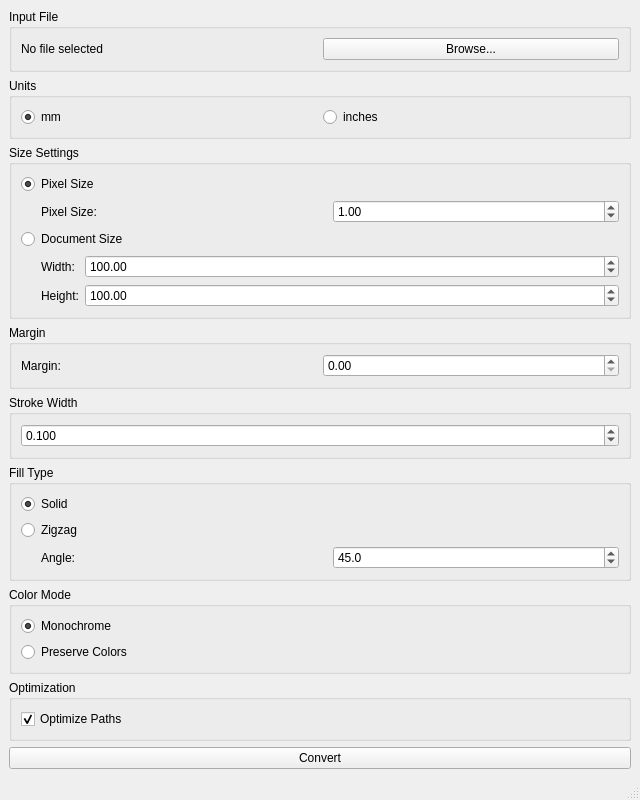
<?xml version="1.0" encoding="UTF-8"?>
<ui version="4.0">
 <class>MainWindow</class>
 <widget class="QMainWindow" name="MainWindow">
  <property name="geometry">
   <rect>
    <x>0</x>
    <y>0</y>
    <width>640</width>
    <height>480</height>
   </rect>
  </property>
  <property name="windowTitle">
   <string>Bitmap Converter</string>
  </property>
  <widget class="QWidget" name="centralwidget">
   <layout class="QVBoxLayout" name="verticalLayout">
    <item>
     <widget class="QGroupBox" name="fileGroupBox">
      <property name="title">
       <string>Input File</string>
      </property>
      <layout class="QHBoxLayout" name="horizontalLayout">
       <item>
        <widget class="QLabel" name="filePathLabel">
         <property name="text">
          <string>No file selected</string>
         </property>
        </widget>
       </item>
       <item>
        <widget class="QPushButton" name="browseButton">
         <property name="text">
          <string>Browse...</string>
         </property>
        </widget>
       </item>
      </layout>
     </widget>
    </item>
    <item>
     <widget class="QGroupBox" name="unitsGroupBox">
      <property name="title">
       <string>Units</string>
      </property>
      <layout class="QHBoxLayout" name="horizontalLayout_2">
       <item>
        <widget class="QRadioButton" name="mmRadio">
         <property name="text">
          <string>mm</string>
         </property>
         <property name="checked">
          <bool>true</bool>
         </property>
        </widget>
       </item>
       <item>
        <widget class="QRadioButton" name="inchesRadio">
         <property name="text">
          <string>inches</string>
         </property>
        </widget>
       </item>
      </layout>
     </widget>
    </item>
    <item>
     <widget class="QGroupBox" name="sizeTypeGroupBox">
      <property name="title">
       <string>Size Settings</string>
      </property>
      <layout class="QVBoxLayout" name="verticalLayout_2">
       <item>
        <widget class="QRadioButton" name="pixelSizeRadio">
         <property name="text">
          <string>Pixel Size</string>
         </property>
         <property name="checked">
          <bool>true</bool>
         </property>
        </widget>
       </item>
       <item>
        <widget class="QWidget" name="pixelSizeWidget" native="true">
         <layout class="QHBoxLayout" name="horizontalLayout_3">
          <property name="leftMargin">
           <number>20</number>
          </property>
          <property name="topMargin">
           <number>0</number>
          </property>
          <property name="rightMargin">
           <number>0</number>
          </property>
          <property name="bottomMargin">
           <number>0</number>
          </property>
          <item>
           <widget class="QLabel" name="pixelSizeLabel">
            <property name="text">
             <string>Pixel Size:</string>
            </property>
           </widget>
          </item>
          <item>
           <widget class="QDoubleSpinBox" name="pixelSizeInput">
            <property name="decimals">
             <number>2</number>
            </property>
            <property name="minimum">
             <double>0.010000000000000</double>
            </property>
            <property name="maximum">
             <double>999.990000000000009</double>
            </property>
            <property name="value">
             <double>1.000000000000000</double>
            </property>
           </widget>
          </item>
         </layout>
        </widget>
       </item>
       <item>
        <widget class="QRadioButton" name="docSizeRadio">
         <property name="text">
          <string>Document Size</string>
         </property>
        </widget>
       </item>
       <item>
        <widget class="QWidget" name="documentSizeWidget" native="true">
         <layout class="QFormLayout" name="formLayout">
          <property name="leftMargin">
           <number>20</number>
          </property>
          <property name="topMargin">
           <number>0</number>
          </property>
          <property name="rightMargin">
           <number>0</number>
          </property>
          <property name="bottomMargin">
           <number>0</number>
          </property>
          <item row="0" column="0">
           <widget class="QLabel" name="docWidthLabel">
            <property name="text">
             <string>Width:</string>
            </property>
           </widget>
          </item>
          <item row="0" column="1">
           <widget class="QDoubleSpinBox" name="docWidthInput">
            <property name="decimals">
             <number>2</number>
            </property>
            <property name="minimum">
             <double>1.000000000000000</double>
            </property>
            <property name="maximum">
             <double>9999.990000000000009</double>
            </property>
            <property name="value">
             <double>100.000000000000000</double>
            </property>
           </widget>
          </item>
          <item row="1" column="0">
           <widget class="QLabel" name="docHeightLabel">
            <property name="text">
             <string>Height:</string>
            </property>
           </widget>
          </item>
          <item row="1" column="1">
           <widget class="QDoubleSpinBox" name="docHeightInput">
            <property name="decimals">
             <number>2</number>
            </property>
            <property name="minimum">
             <double>1.000000000000000</double>
            </property>
            <property name="maximum">
             <double>9999.990000000000009</double>
            </property>
            <property name="value">
             <double>100.000000000000000</double>
            </property>
           </widget>
          </item>
         </layout>
        </widget>
       </item>
      </layout>
     </widget>
    </item>
    <!-- New Margin Group Box -->
    <item>
     <widget class="QGroupBox" name="marginGroupBox">
      <property name="title">
       <string>Margin</string>
      </property>
      <layout class="QHBoxLayout" name="horizontalLayout_6">
       <item>
        <widget class="QLabel" name="marginLabel">
         <property name="text">
          <string>Margin:</string>
         </property>
        </widget>
       </item>
       <item>
        <widget class="QDoubleSpinBox" name="marginInput">
         <property name="decimals">
          <number>2</number>
         </property>
         <property name="minimum">
          <double>0.000000000000000</double>
         </property>
         <property name="maximum">
          <double>100.000000000000000</double>
         </property>
         <property name="singleStep">
          <double>0.250000000000000</double>
         </property>
         <property name="value">
          <double>0.000000000000000</double>
         </property>
        </widget>
       </item>
      </layout>
     </widget>
    </item>
    <!-- End of New Margin Group Box -->
    <item>
     <widget class="QGroupBox" name="strokeWidthGroupBox">
      <property name="title">
       <string>Stroke Width</string>
      </property>
      <layout class="QHBoxLayout" name="horizontalLayout_4">
       <item>
        <widget class="QDoubleSpinBox" name="strokeWidthInput">
         <property name="decimals">
          <number>3</number>
         </property>
         <property name="minimum">
          <double>0.001000000000000</double>
         </property>
         <property name="maximum">
          <double>10.000000000000000</double>
         </property>
         <property name="singleStep">
          <double>0.050000000000000</double>
         </property>
         <property name="value">
          <double>0.100000000000000</double>
         </property>
        </widget>
       </item>
      </layout>
     </widget>
    </item>
    <item>
     <widget class="QGroupBox" name="fillTypeGroupBox">
      <property name="title">
       <string>Fill Type</string>
      </property>
      <layout class="QVBoxLayout" name="verticalLayout_3">
       <item>
        <widget class="QRadioButton" name="solidRadio">
         <property name="text">
          <string>Solid</string>
         </property>
         <property name="checked">
          <bool>true</bool>
         </property>
        </widget>
       </item>
       <item>
        <widget class="QRadioButton" name="zigzagRadio">
         <property name="text">
          <string>Zigzag</string>
         </property>
        </widget>
       </item>
       <item>
        <widget class="QWidget" name="angleWidget" native="true">
         <layout class="QHBoxLayout" name="horizontalLayout_5">
          <property name="leftMargin">
           <number>20</number>
          </property>
          <property name="topMargin">
           <number>0</number>
          </property>
          <property name="rightMargin">
           <number>0</number>
          </property>
          <property name="bottomMargin">
           <number>0</number>
          </property>
          <item>
           <widget class="QLabel" name="angleLabel">
            <property name="text">
             <string>Angle:</string>
            </property>
           </widget>
          </item>
          <item>
           <widget class="QDoubleSpinBox" name="angleInput">
            <property name="decimals">
             <number>1</number>
            </property>
            <property name="maximum">
             <double>359.899999999999977</double>
            </property>
            <property name="value">
             <double>45.000000000000000</double>
            </property>
           </widget>
          </item>
         </layout>
        </widget>
       </item>
      </layout>
     </widget>
    </item>
    <!-- Color Mode Group Box -->
    <item>
     <widget class="QGroupBox" name="colorModeGroupBox">
      <property name="title">
       <string>Color Mode</string>
      </property>
      <layout class="QVBoxLayout" name="verticalLayout_4">
       <item>
        <widget class="QRadioButton" name="monochromeRadio">
         <property name="text">
          <string>Monochrome</string>
         </property>
         <property name="checked">
          <bool>true</bool>
         </property>
        </widget>
       </item>
       <item>
        <widget class="QRadioButton" name="colorRadio">
         <property name="text">
          <string>Preserve Colors</string>
         </property>
        </widget>
       </item>
      </layout>
     </widget>
    </item>
    <!-- End of Color Mode Group Box -->
    <item>
     <widget class="QGroupBox" name="optimizationGroupBox">
      <property name="title">
       <string>Optimization</string>
      </property>
      <layout class="QVBoxLayout" name="verticalLayout_5">
       <item>
        <widget class="QCheckBox" name="optimizeCheckbox">
         <property name="text">
          <string>Optimize Paths</string>
         </property>
         <property name="checked">
          <bool>true</bool>
         </property>
        </widget>
       </item>
      </layout>
     </widget>
    </item>
    <item>
     <widget class="QPushButton" name="convertButton">
      <property name="text">
       <string>Convert</string>
      </property>
     </widget>
    </item>
   </layout>
  </widget>
  <widget class="QStatusBar" name="statusbar"/>
 </widget>
 <resources/>
 <connections/>
</ui>
